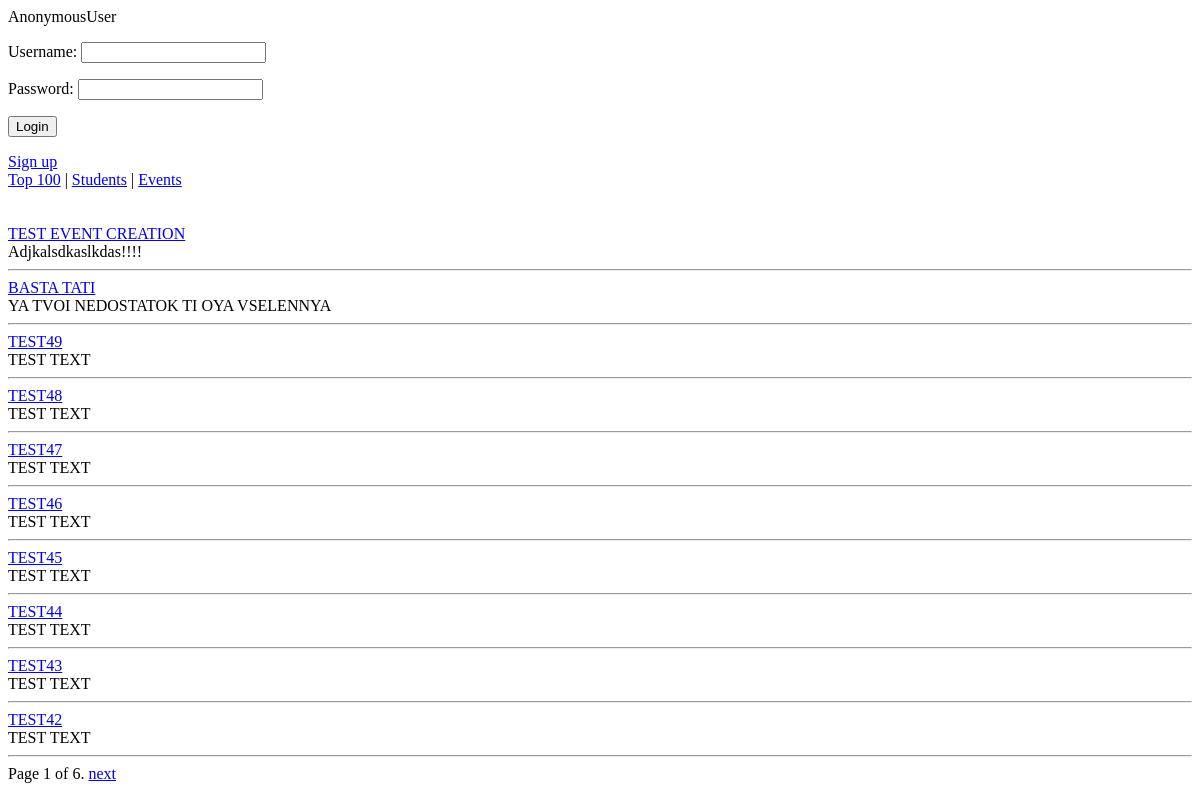
Screenshot of /events/ with the database file from the repository.
### events/models.py (models this page shows, shortened)
class Event(models.Model):
    creator = models.ForeignKey(User)
    name = models.CharField(max_length=250)
    text = models.TextField()
    date_published = models.DateTimeField(default=timezone.now, editable=False)
    subscribers = models.ManyToManyField(User, related_name="events")

### events/views.py (the view)
def all_events(request):
    events_all = Event.objects.all().order_by('-date_published')
    paginator = Paginator(events_all, 10)
    page = request.GET.get('page')
    if hasattr(request.user, 'teacher') or hasattr(request.user, 'company'):
        perm_to_create = True
    else:
        perm_to_create = False
    try:
        events = paginator.page(page)
    except PageNotAnInteger:
        events = paginator.page(1)
    except EmptyPage:
        events = paginator.page(paginator.num_pages)
    return render(request, 'events/all_events.html', {'events': events, 'perm_to_create': perm_to_create})

### ratings/ctx_log_processor.py (called while the page is built)
def auth_form(request):
    return {'form': AuthForm(), 'request': request}

### events/templates/events/all_events.html (shortened to what this page needs)
{% extends 'base.html' %}
{%block content%}
    <br />
	{% for event in events %}
        <a href="{% url 'events.views.event_page' pk=event.pk %}">{{ event.name | upper }}</a>
        <br />
        {{ event.text }}
        <hr>
    {% endfor %}
<div class="pagination">
    <span class="step-links">
        <span class="current">
            Page {{ events.number }} of {{ events.paginator.num_pages }}.
        </span>
        {% if events.has_next %}
            <a href="?page={{ events.next_page_number }}">next</a>
        {% endif %}
    </span>
</div>
{%endblock content%}

### rows the page displays
Event: name "TEST EVENT CREATION", text "Adjkalsdkaslkdas!!!!"
Event: name "BASTA TATI", text "YA TVOI NEDOSTATOK TI OYA VSELENNYA"
Event: name "TEST49", text "TEST TEXT"
Event: name "TEST48", text "TEST TEXT"
Event: name "TEST47", text "TEST TEXT"
Event: name "TEST46", text "TEST TEXT"
Event: name "TEST45", text "TEST TEXT"
Event: name "TEST44", text "TEST TEXT"
Event: name "TEST43", text "TEST TEXT"
Event: name "TEST42", text "TEST TEXT"

### other values shown
{{ user }} "AnonymousUser"
{{ events.number }} "1"
{{ events.paginator.num_pages }} "6"
